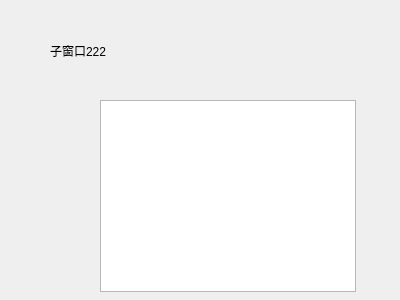
<?xml version="1.0" encoding="UTF-8"?>
<ui version="4.0">
 <class>Form</class>
 <widget class="QWidget" name="Form">
  <property name="geometry">
   <rect>
    <x>0</x>
    <y>0</y>
    <width>400</width>
    <height>300</height>
   </rect>
  </property>
  <property name="windowTitle">
   <string>Form</string>
  </property>
  <widget class="QLabel" name="label">
   <property name="geometry">
    <rect>
     <x>50</x>
     <y>20</y>
     <width>131</width>
     <height>61</height>
    </rect>
   </property>
   <property name="text">
    <string>子窗口222</string>
   </property>
  </widget>
  <widget class="QTextBrowser" name="textBrowser">
   <property name="geometry">
    <rect>
     <x>100</x>
     <y>100</y>
     <width>256</width>
     <height>192</height>
    </rect>
   </property>
  </widget>
 </widget>
 <resources/>
 <connections/>
</ui>
